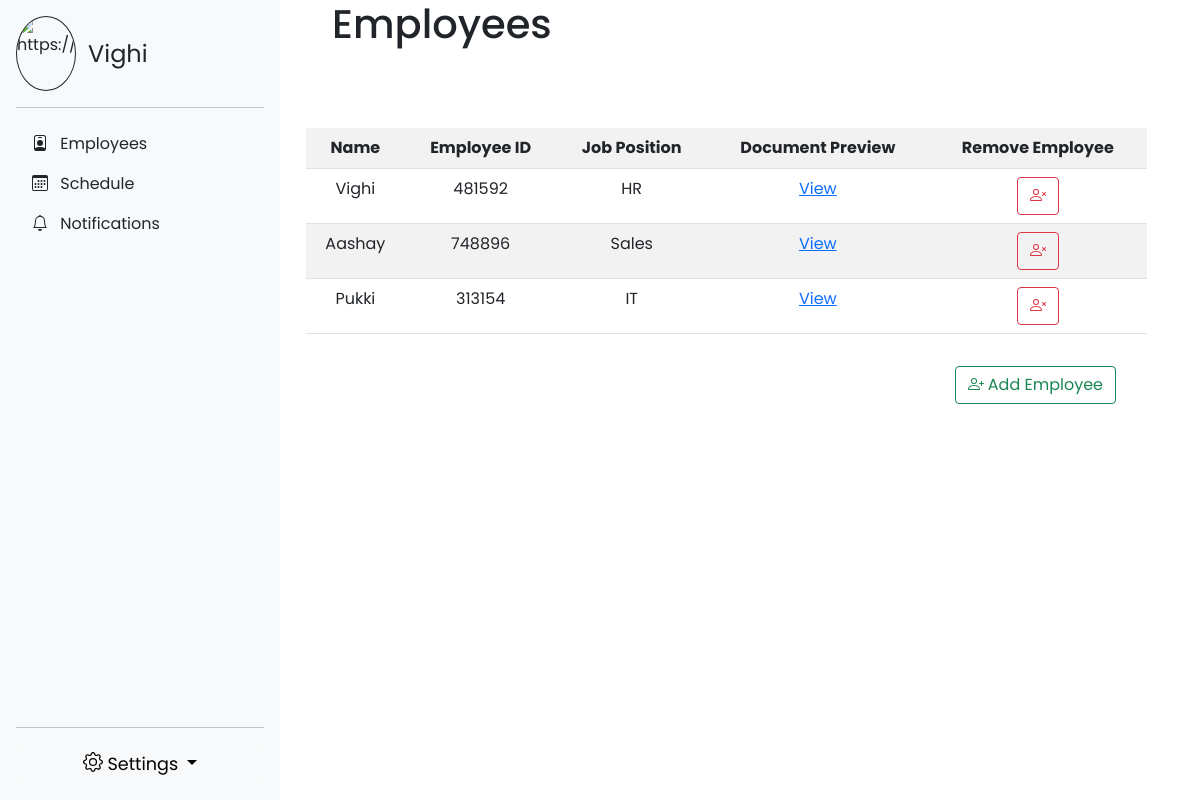
/hr/emp_info/ (signed in), run on an earlier commit of the app's database.
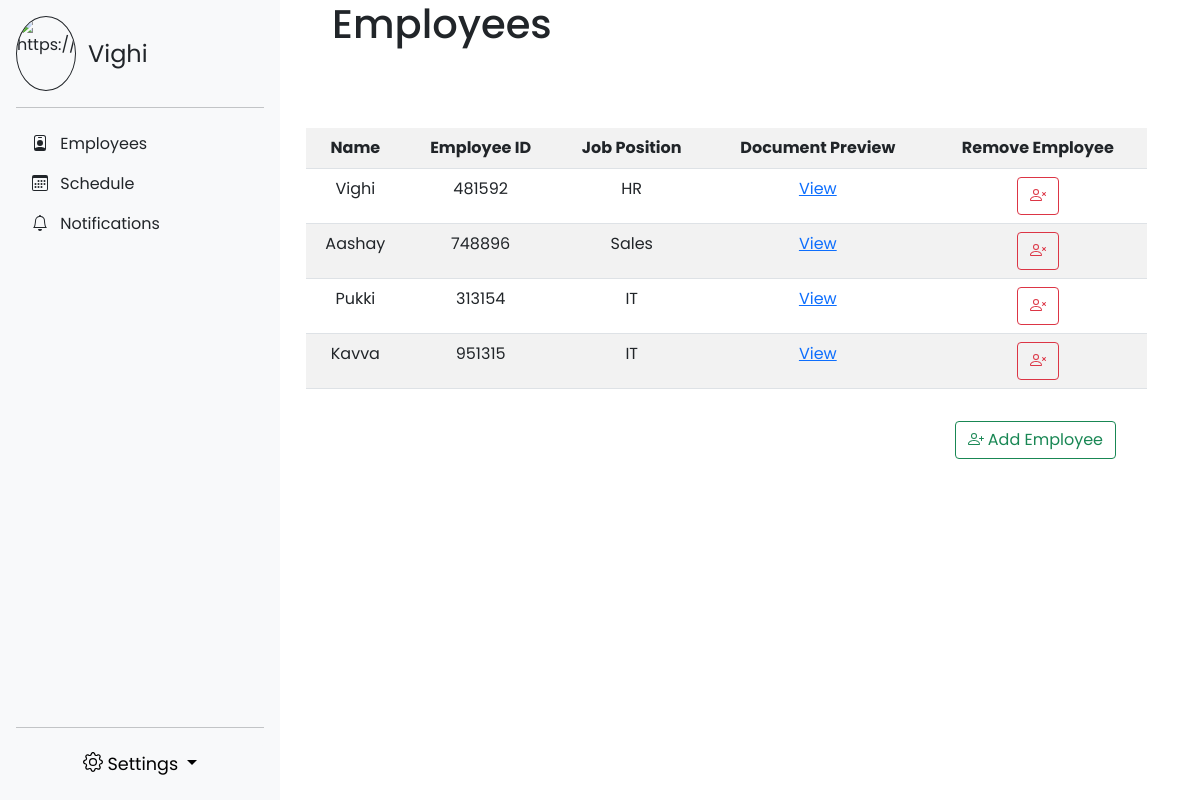
And on a later commit of the database.
### hr_pages/models.py (models this page shows)
class UserData(AbstractUser):
    emp_id = CharField(max_length=10, unique=True)
    mobile_no = CharField(max_length=10)
    group_name = CharField(max_length=7)
    prof_pic = models.ImageField(upload_to=user_directory_path, default=None, blank=True, null=True)

### hr_pages/views.py (the view)
# urls.py: path("emp_info/", views.view_emp, name="view_emp"),
@user_passes_test(staff_check)
def view_emp(request):
    entry = UserData.objects.filter(is_superuser=0)
    return render(request, "EmployeeDetails.html", {'entry':entry})

### hr_pages/views.py (called while the page is built)
def staff_check(user):
    return user.is_superuser or user.is_staff

### templates/EmployeeDetails.html (shortened to what this page needs)
{% extends 'sidebar.html' %}
{% load static %}
{% block content %}
<head>
  <link href="https://cdn.jsdelivr.net/npm/bootstrap@5.0.2/dist/css/bootstrap.min.css" rel="stylesheet">
  <link rel="stylesheet" href="{% static 'EmployeeDetails.css' %}">
</head>
<div class="col-md-9 pe-5">
  <h1>Employees</h1>
  <br>
  <table class="table table-striped table-hover mt-5">
    <tr>
      <th>Name</th>
      <th>Employee ID</th>
      <th>Job Position</th>
      <th>Document Preview</th>
      <th>Remove Employee</th>
    </tr>
    {% for i in entry %}
    <tr>
      <td>{{i.first_name}}</td>
      <td>{{i.emp_id}}</td>
      <td>{{i.group_name}}</td>
      <td>
        <a class="link-primary" href="/hr/doc_preview?id={{i.id}}">View</a>
      </td>
      <td>
        <button name="delete_button" onclick="location.href='/hr/del_emp?id={{i.id}}'" type="button" class="btn btn-outline-danger">
        </button>
      </td>
    </tr>
    {% endfor %}
  </table>
  <div class="d-flex flex-row-reverse pe-5">
    <button type="button" class="btn btn-outline-success mt-3" onclick="location.href='/hr/register'">
      Add Employee
    </button>
  </div>
</div>
{% endblock %}

### templates/sidebar.html (shortened to what this page needs)
<!doctype html>
{% load static %}
<html lang="en">
  <head>
    <link href="https://cdn.jsdelivr.net/npm/bootstrap@5.0.2/dist/css/bootstrap.min.css" rel="stylesheet">
    <link href="{% static 'sidebars.css' %}" rel="stylesheet">
  </head>
  <body>
    <div class="row">
      <div class="col-md-3">
        <main>
          <div class="d-flex flex-column flex-shrink-0 p-3 bg-light" style="width: 280px;">
            <a class="d-flex align-items-center mb-3 mb-md-0 me-md-auto link-dark text-decoration-none">
              <img src="/media/{{user.prof_pic}}" alt="https://upload.wikimedia.org/wikipedia/en/0/03/Walter_White_S5B.png" class="rounded-circle">
              <span class="fs-4">{{ user.get_short_name }}</span>
            </a>
            <hr>
            <ul class="nav nav-pills flex-column mb-auto">
              {% if user.is_staff %}
              <li class="nav-item">
                <a href="/hr/emp_info/" class="nav-link link-dark" aria-current="page">
                  Employees
                </a>
              </li>
              {% endif %}
              <li>
                <a href="/schedule/" class="nav-link link-dark">
                  Schedule
                </a>
              </li>
              <li>
                <a href="/notifications/" class="nav-link link-dark">
                  Notifications {% if request.session.n_count != 0 %} {% endif %}
                </a>
              </li>
            </ul>
            <hr>
              <button class="btn btn-light dropdown-toggle" style="font-size: 110%;" type="button" id="dropdownMenuButton1" data-bs-toggle="dropdown" aria-expanded="false">
                Settings
              </button>
          </div>
        </main>
      </div>
      {% block content %} Content {% endblock %}
    </div>
  </body>
</html>

What changed in the data, as far as the page shows it:
added UserData: first_name "Kavva", emp_id "951315", group_name "IT"
